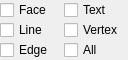
<?xml version="1.0" encoding="UTF-8"?>
<ui version="4.0">
 <class>RibbonHoopsVisibilityWidget</class>
 <widget class="QWidget" name="RibbonHoopsVisibilityWidget">
  <property name="geometry">
   <rect>
    <x>0</x>
    <y>0</y>
    <width>128</width>
    <height>60</height>
   </rect>
  </property>
  <property name="windowTitle">
   <string>RibbonHoopsVisibilityWidget</string>
  </property>
  <layout class="QVBoxLayout" name="verticalLayout">
   <property name="spacing">
    <number>0</number>
   </property>
   <property name="margin">
    <number>0</number>
   </property>
   <item>
    <layout class="QGridLayout" name="gridLayout">
     <property name="spacing">
      <number>0</number>
     </property>
     <item row="0" column="0">
      <widget class="QCheckBox" name="cbFace">
       <property name="text">
        <string>Face</string>
       </property>
       <property name="icon">
        <iconset resource="../preui/preui.qrc">
         <normaloff>:/resources/newmenu/d024a.png</normaloff>:/resources/newmenu/d024a.png</iconset>
       </property>
       <property name="tristate">
        <bool>true</bool>
       </property>
      </widget>
     </item>
     <item row="2" column="0">
      <widget class="QCheckBox" name="cbLine">
       <property name="text">
        <string>Line</string>
       </property>
       <property name="icon">
        <iconset resource="../preui/preui.qrc">
         <normaloff>:/resources/newmenu/d025a.png</normaloff>:/resources/newmenu/d025a.png</iconset>
       </property>
       <property name="tristate">
        <bool>true</bool>
       </property>
      </widget>
     </item>
     <item row="0" column="1">
      <widget class="QCheckBox" name="cbText">
       <property name="text">
        <string>Text</string>
       </property>
       <property name="icon">
        <iconset resource="../preui/preui.qrc">
         <normaloff>:/resources/newmenu/d027a.png</normaloff>:/resources/newmenu/d027a.png</iconset>
       </property>
       <property name="tristate">
        <bool>true</bool>
       </property>
      </widget>
     </item>
     <item row="3" column="1">
      <widget class="QCheckBox" name="cbAll">
       <property name="text">
        <string>All</string>
       </property>
       <property name="tristate">
        <bool>true</bool>
       </property>
      </widget>
     </item>
     <item row="3" column="0">
      <widget class="QCheckBox" name="cbEdge">
       <property name="text">
        <string>Edge</string>
       </property>
       <property name="icon">
        <iconset resource="../preui/preui.qrc">
         <normaloff>:/resources/newmenu/d026a.png</normaloff>:/resources/newmenu/d026a.png</iconset>
       </property>
       <property name="tristate">
        <bool>true</bool>
       </property>
      </widget>
     </item>
     <item row="2" column="1">
      <widget class="QCheckBox" name="cbVertex">
       <property name="text">
        <string>Vertex</string>
       </property>
       <property name="icon">
        <iconset resource="../preui/preui.qrc">
         <normaloff>:/resources/newmenu/d028a.png</normaloff>:/resources/newmenu/d028a.png</iconset>
       </property>
       <property name="tristate">
        <bool>true</bool>
       </property>
      </widget>
     </item>
    </layout>
   </item>
  </layout>
 </widget>
 <layoutdefault spacing="6" margin="11"/>
 <resources>
  <include location="../preui/preui.qrc"/>
 </resources>
 <connections/>
</ui>
